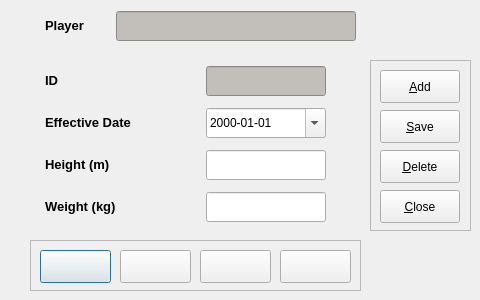
<?xml version="1.0" encoding="UTF-8"?>
<ui version="4.0">
 <class>PlayerHistoryDlg</class>
 <widget class="QDialog" name="PlayerHistoryDlg">
  <property name="geometry">
   <rect>
    <x>0</x>
    <y>0</y>
    <width>480</width>
    <height>300</height>
   </rect>
  </property>
  <property name="minimumSize">
   <size>
    <width>480</width>
    <height>300</height>
   </size>
  </property>
  <property name="maximumSize">
   <size>
    <width>480</width>
    <height>300</height>
   </size>
  </property>
  <property name="windowTitle">
   <string>Height/Weight History</string>
  </property>
  <widget class="QFrame" name="frame_2">
   <property name="geometry">
    <rect>
     <x>30</x>
     <y>240</y>
     <width>331</width>
     <height>51</height>
    </rect>
   </property>
   <property name="frameShape">
    <enum>QFrame::StyledPanel</enum>
   </property>
   <property name="frameShadow">
    <enum>QFrame::Raised</enum>
   </property>
   <widget class="QPushButton" name="firstEntry">
    <property name="geometry">
     <rect>
      <x>10</x>
      <y>10</y>
      <width>71</width>
      <height>33</height>
     </rect>
    </property>
    <property name="minimumSize">
     <size>
      <width>71</width>
      <height>33</height>
     </size>
    </property>
    <property name="maximumSize">
     <size>
      <width>71</width>
      <height>33</height>
     </size>
    </property>
    <property name="toolTip">
     <string>First Entry</string>
    </property>
    <property name="text">
     <string/>
    </property>
    <property name="icon">
     <iconset resource="fmrd_resources.qrc">
      <normaloff>:/images/first.png</normaloff>:/images/first.png</iconset>
    </property>
    <property name="iconSize">
     <size>
      <width>16</width>
      <height>16</height>
     </size>
    </property>
   </widget>
   <widget class="QPushButton" name="prevEntry">
    <property name="geometry">
     <rect>
      <x>90</x>
      <y>10</y>
      <width>71</width>
      <height>33</height>
     </rect>
    </property>
    <property name="minimumSize">
     <size>
      <width>71</width>
      <height>33</height>
     </size>
    </property>
    <property name="maximumSize">
     <size>
      <width>71</width>
      <height>33</height>
     </size>
    </property>
    <property name="toolTip">
     <string>Previous Entry</string>
    </property>
    <property name="text">
     <string/>
    </property>
    <property name="icon">
     <iconset resource="fmrd_resources.qrc">
      <normaloff>:/images/prev.png</normaloff>:/images/prev.png</iconset>
    </property>
   </widget>
   <widget class="QPushButton" name="nextEntry">
    <property name="geometry">
     <rect>
      <x>170</x>
      <y>10</y>
      <width>71</width>
      <height>33</height>
     </rect>
    </property>
    <property name="minimumSize">
     <size>
      <width>71</width>
      <height>33</height>
     </size>
    </property>
    <property name="maximumSize">
     <size>
      <width>71</width>
      <height>33</height>
     </size>
    </property>
    <property name="toolTip">
     <string>Next Entry</string>
    </property>
    <property name="text">
     <string/>
    </property>
    <property name="icon">
     <iconset resource="fmrd_resources.qrc">
      <normaloff>:/images/next.png</normaloff>:/images/next.png</iconset>
    </property>
   </widget>
   <widget class="QPushButton" name="lastEntry">
    <property name="geometry">
     <rect>
      <x>250</x>
      <y>10</y>
      <width>71</width>
      <height>33</height>
     </rect>
    </property>
    <property name="minimumSize">
     <size>
      <width>71</width>
      <height>33</height>
     </size>
    </property>
    <property name="maximumSize">
     <size>
      <width>71</width>
      <height>33</height>
     </size>
    </property>
    <property name="toolTip">
     <string>Last Entry</string>
    </property>
    <property name="text">
     <string/>
    </property>
    <property name="icon">
     <iconset resource="fmrd_resources.qrc">
      <normaloff>:/images/last.png</normaloff>:/images/last.png</iconset>
    </property>
   </widget>
  </widget>
  <widget class="QFrame" name="frame">
   <property name="geometry">
    <rect>
     <x>370</x>
     <y>60</y>
     <width>101</width>
     <height>171</height>
    </rect>
   </property>
   <property name="frameShape">
    <enum>QFrame::StyledPanel</enum>
   </property>
   <property name="frameShadow">
    <enum>QFrame::Raised</enum>
   </property>
   <widget class="QPushButton" name="closeButton">
    <property name="geometry">
     <rect>
      <x>10</x>
      <y>130</y>
      <width>80</width>
      <height>33</height>
     </rect>
    </property>
    <property name="minimumSize">
     <size>
      <width>80</width>
      <height>33</height>
     </size>
    </property>
    <property name="maximumSize">
     <size>
      <width>80</width>
      <height>33</height>
     </size>
    </property>
    <property name="toolTip">
     <string>Close Window</string>
    </property>
    <property name="text">
     <string>&amp;Close</string>
    </property>
    <property name="icon">
     <iconset resource="fmrd_resources.qrc">
      <normaloff>:/images/quit.png</normaloff>:/images/quit.png</iconset>
    </property>
   </widget>
   <widget class="QPushButton" name="saveEntry">
    <property name="geometry">
     <rect>
      <x>10</x>
      <y>50</y>
      <width>80</width>
      <height>33</height>
     </rect>
    </property>
    <property name="minimumSize">
     <size>
      <width>80</width>
      <height>33</height>
     </size>
    </property>
    <property name="maximumSize">
     <size>
      <width>80</width>
      <height>33</height>
     </size>
    </property>
    <property name="toolTip">
     <string>Save Entry</string>
    </property>
    <property name="text">
     <string>&amp;Save</string>
    </property>
    <property name="icon">
     <iconset resource="fmrd_resources.qrc">
      <normaloff>:/images/save.png</normaloff>:/images/save.png</iconset>
    </property>
   </widget>
   <widget class="QPushButton" name="deleteEntry">
    <property name="geometry">
     <rect>
      <x>10</x>
      <y>90</y>
      <width>80</width>
      <height>33</height>
     </rect>
    </property>
    <property name="minimumSize">
     <size>
      <width>80</width>
      <height>33</height>
     </size>
    </property>
    <property name="maximumSize">
     <size>
      <width>80</width>
      <height>33</height>
     </size>
    </property>
    <property name="toolTip">
     <string>Delete Entry</string>
    </property>
    <property name="text">
     <string>&amp;Delete</string>
    </property>
    <property name="icon">
     <iconset resource="fmrd_resources.qrc">
      <normaloff>:/images/delete.png</normaloff>:/images/delete.png</iconset>
    </property>
   </widget>
   <widget class="QPushButton" name="addEntry">
    <property name="geometry">
     <rect>
      <x>10</x>
      <y>10</y>
      <width>80</width>
      <height>33</height>
     </rect>
    </property>
    <property name="minimumSize">
     <size>
      <width>80</width>
      <height>33</height>
     </size>
    </property>
    <property name="maximumSize">
     <size>
      <width>80</width>
      <height>33</height>
     </size>
    </property>
    <property name="toolTip">
     <string>Add Entry</string>
    </property>
    <property name="text">
     <string>&amp;Add</string>
    </property>
    <property name="icon">
     <iconset resource="fmrd_resources.qrc">
      <normaloff>:/images/add.png</normaloff>:/images/add.png</iconset>
    </property>
   </widget>
  </widget>
  <widget class="QWidget" name="layoutWidget">
   <property name="geometry">
    <rect>
     <x>40</x>
     <y>1</y>
     <width>321</width>
     <height>51</height>
    </rect>
   </property>
   <layout class="QHBoxLayout" name="horizontalLayout">
    <item>
     <widget class="QLabel" name="label">
      <property name="minimumSize">
       <size>
        <width>60</width>
        <height>30</height>
       </size>
      </property>
      <property name="maximumSize">
       <size>
        <width>60</width>
        <height>30</height>
       </size>
      </property>
      <property name="text">
       <string>&lt;!DOCTYPE HTML PUBLIC &quot;-//W3C//DTD HTML 4.0//EN&quot; &quot;http://www.w3.org/TR/REC-html40/strict.dtd&quot;&gt;
&lt;html&gt;&lt;head&gt;&lt;meta name=&quot;qrichtext&quot; content=&quot;1&quot; /&gt;&lt;style type=&quot;text/css&quot;&gt;
p, li { white-space: pre-wrap; }
&lt;/style&gt;&lt;/head&gt;&lt;body style=&quot; font-family:'Sans'; font-size:10pt; font-weight:400; font-style:normal;&quot;&gt;
&lt;p style=&quot; margin-top:0px; margin-bottom:0px; margin-left:0px; margin-right:0px; -qt-block-indent:0; text-indent:0px;&quot;&gt;&lt;span style=&quot; font-weight:600;&quot;&gt;Player&lt;/span&gt;&lt;/p&gt;&lt;/body&gt;&lt;/html&gt;</string>
      </property>
     </widget>
    </item>
    <item>
     <widget class="QLineEdit" name="player_display">
      <property name="minimumSize">
       <size>
        <width>240</width>
        <height>30</height>
       </size>
      </property>
      <property name="maximumSize">
       <size>
        <width>240</width>
        <height>30</height>
       </size>
      </property>
      <property name="palette">
       <palette>
        <active>
         <colorrole role="Button">
          <brush brushstyle="SolidPattern">
           <color alpha="255">
            <red>194</red>
            <green>190</green>
            <blue>186</blue>
           </color>
          </brush>
         </colorrole>
         <colorrole role="Base">
          <brush brushstyle="SolidPattern">
           <color alpha="255">
            <red>194</red>
            <green>190</green>
            <blue>186</blue>
           </color>
          </brush>
         </colorrole>
         <colorrole role="Window">
          <brush brushstyle="SolidPattern">
           <color alpha="255">
            <red>194</red>
            <green>190</green>
            <blue>186</blue>
           </color>
          </brush>
         </colorrole>
        </active>
        <inactive>
         <colorrole role="Button">
          <brush brushstyle="SolidPattern">
           <color alpha="255">
            <red>194</red>
            <green>190</green>
            <blue>186</blue>
           </color>
          </brush>
         </colorrole>
         <colorrole role="Base">
          <brush brushstyle="SolidPattern">
           <color alpha="255">
            <red>194</red>
            <green>190</green>
            <blue>186</blue>
           </color>
          </brush>
         </colorrole>
         <colorrole role="Window">
          <brush brushstyle="SolidPattern">
           <color alpha="255">
            <red>194</red>
            <green>190</green>
            <blue>186</blue>
           </color>
          </brush>
         </colorrole>
        </inactive>
        <disabled>
         <colorrole role="Button">
          <brush brushstyle="SolidPattern">
           <color alpha="255">
            <red>194</red>
            <green>190</green>
            <blue>186</blue>
           </color>
          </brush>
         </colorrole>
         <colorrole role="Base">
          <brush brushstyle="SolidPattern">
           <color alpha="255">
            <red>194</red>
            <green>190</green>
            <blue>186</blue>
           </color>
          </brush>
         </colorrole>
         <colorrole role="Window">
          <brush brushstyle="SolidPattern">
           <color alpha="255">
            <red>194</red>
            <green>190</green>
            <blue>186</blue>
           </color>
          </brush>
         </colorrole>
        </disabled>
       </palette>
      </property>
      <property name="toolTip">
       <string>Player</string>
      </property>
      <property name="readOnly">
       <bool>true</bool>
      </property>
     </widget>
    </item>
   </layout>
  </widget>
  <widget class="QWidget" name="layoutWidget">
   <property name="geometry">
    <rect>
     <x>10</x>
     <y>60</y>
     <width>351</width>
     <height>171</height>
    </rect>
   </property>
   <layout class="QGridLayout" name="gridLayout">
    <item row="0" column="0">
     <widget class="QLabel" name="label_5">
      <property name="minimumSize">
       <size>
        <width>120</width>
        <height>30</height>
       </size>
      </property>
      <property name="maximumSize">
       <size>
        <width>120</width>
        <height>30</height>
       </size>
      </property>
      <property name="text">
       <string>&lt;!DOCTYPE HTML PUBLIC &quot;-//W3C//DTD HTML 4.0//EN&quot; &quot;http://www.w3.org/TR/REC-html40/strict.dtd&quot;&gt;
&lt;html&gt;&lt;head&gt;&lt;meta name=&quot;qrichtext&quot; content=&quot;1&quot; /&gt;&lt;style type=&quot;text/css&quot;&gt;
p, li { white-space: pre-wrap; }
&lt;/style&gt;&lt;/head&gt;&lt;body style=&quot; font-family:'Sans'; font-size:10pt; font-weight:400; font-style:normal;&quot;&gt;
&lt;p style=&quot; margin-top:0px; margin-bottom:0px; margin-left:0px; margin-right:0px; -qt-block-indent:0; text-indent:0px;&quot;&gt;&lt;span style=&quot; font-weight:600;&quot;&gt;ID&lt;/span&gt;&lt;/p&gt;&lt;/body&gt;&lt;/html&gt;</string>
      </property>
     </widget>
    </item>
    <item row="0" column="1">
     <widget class="QLineEdit" name="historyID_display">
      <property name="minimumSize">
       <size>
        <width>120</width>
        <height>30</height>
       </size>
      </property>
      <property name="maximumSize">
       <size>
        <width>120</width>
        <height>30</height>
       </size>
      </property>
      <property name="styleSheet">
       <string notr="true">background-color: rgb(194, 190, 186);</string>
      </property>
      <property name="readOnly">
       <bool>true</bool>
      </property>
     </widget>
    </item>
    <item row="1" column="0">
     <widget class="QLabel" name="label_2">
      <property name="minimumSize">
       <size>
        <width>120</width>
        <height>30</height>
       </size>
      </property>
      <property name="maximumSize">
       <size>
        <width>120</width>
        <height>30</height>
       </size>
      </property>
      <property name="text">
       <string>&lt;!DOCTYPE HTML PUBLIC &quot;-//W3C//DTD HTML 4.0//EN&quot; &quot;http://www.w3.org/TR/REC-html40/strict.dtd&quot;&gt;
&lt;html&gt;&lt;head&gt;&lt;meta name=&quot;qrichtext&quot; content=&quot;1&quot; /&gt;&lt;style type=&quot;text/css&quot;&gt;
p, li { white-space: pre-wrap; }
&lt;/style&gt;&lt;/head&gt;&lt;body style=&quot; font-family:'Sans'; font-size:10pt; font-weight:400; font-style:normal;&quot;&gt;
&lt;p style=&quot; margin-top:0px; margin-bottom:0px; margin-left:0px; margin-right:0px; -qt-block-indent:0; text-indent:0px;&quot;&gt;&lt;span style=&quot; font-weight:600;&quot;&gt;Effective Date&lt;/span&gt;&lt;/p&gt;&lt;/body&gt;&lt;/html&gt;</string>
      </property>
     </widget>
    </item>
    <item row="1" column="1">
     <widget class="QDateEdit" name="plyrDateEdit">
      <property name="minimumSize">
       <size>
        <width>120</width>
        <height>30</height>
       </size>
      </property>
      <property name="maximumSize">
       <size>
        <width>120</width>
        <height>30</height>
       </size>
      </property>
      <property name="toolTip">
       <string>Effective data of player data</string>
      </property>
      <property name="maximumDate">
       <date>
        <year>7999</year>
        <month>12</month>
        <day>31</day>
       </date>
      </property>
      <property name="displayFormat">
       <string>yyyy-MM-dd</string>
      </property>
      <property name="calendarPopup">
       <bool>true</bool>
      </property>
     </widget>
    </item>
    <item row="2" column="0">
     <widget class="QLabel" name="label_3">
      <property name="minimumSize">
       <size>
        <width>120</width>
        <height>30</height>
       </size>
      </property>
      <property name="maximumSize">
       <size>
        <width>120</width>
        <height>30</height>
       </size>
      </property>
      <property name="text">
       <string>&lt;!DOCTYPE HTML PUBLIC &quot;-//W3C//DTD HTML 4.0//EN&quot; &quot;http://www.w3.org/TR/REC-html40/strict.dtd&quot;&gt;
&lt;html&gt;&lt;head&gt;&lt;meta name=&quot;qrichtext&quot; content=&quot;1&quot; /&gt;&lt;style type=&quot;text/css&quot;&gt;
p, li { white-space: pre-wrap; }
&lt;/style&gt;&lt;/head&gt;&lt;body style=&quot; font-family:'Sans'; font-size:10pt; font-weight:400; font-style:normal;&quot;&gt;
&lt;p style=&quot; margin-top:0px; margin-bottom:0px; margin-left:0px; margin-right:0px; -qt-block-indent:0; text-indent:0px;&quot;&gt;&lt;span style=&quot; font-weight:600;&quot;&gt;Height (m)&lt;/span&gt;&lt;/p&gt;&lt;/body&gt;&lt;/html&gt;</string>
      </property>
     </widget>
    </item>
    <item row="2" column="1">
     <widget class="QLineEdit" name="plyrHeightEdit">
      <property name="minimumSize">
       <size>
        <width>120</width>
        <height>30</height>
       </size>
      </property>
      <property name="maximumSize">
       <size>
        <width>120</width>
        <height>30</height>
       </size>
      </property>
      <property name="toolTip">
       <string>Player height (m)</string>
      </property>
     </widget>
    </item>
    <item row="3" column="0">
     <widget class="QLabel" name="label_4">
      <property name="minimumSize">
       <size>
        <width>120</width>
        <height>30</height>
       </size>
      </property>
      <property name="maximumSize">
       <size>
        <width>120</width>
        <height>30</height>
       </size>
      </property>
      <property name="text">
       <string>&lt;!DOCTYPE HTML PUBLIC &quot;-//W3C//DTD HTML 4.0//EN&quot; &quot;http://www.w3.org/TR/REC-html40/strict.dtd&quot;&gt;
&lt;html&gt;&lt;head&gt;&lt;meta name=&quot;qrichtext&quot; content=&quot;1&quot; /&gt;&lt;style type=&quot;text/css&quot;&gt;
p, li { white-space: pre-wrap; }
&lt;/style&gt;&lt;/head&gt;&lt;body style=&quot; font-family:'Sans'; font-size:10pt; font-weight:400; font-style:normal;&quot;&gt;
&lt;p style=&quot; margin-top:0px; margin-bottom:0px; margin-left:0px; margin-right:0px; -qt-block-indent:0; text-indent:0px;&quot;&gt;&lt;span style=&quot; font-weight:600;&quot;&gt;Weight (kg)&lt;/span&gt;&lt;/p&gt;&lt;/body&gt;&lt;/html&gt;</string>
      </property>
     </widget>
    </item>
    <item row="3" column="1">
     <widget class="QLineEdit" name="plyrWeightEdit">
      <property name="minimumSize">
       <size>
        <width>120</width>
        <height>30</height>
       </size>
      </property>
      <property name="maximumSize">
       <size>
        <width>120</width>
        <height>30</height>
       </size>
      </property>
      <property name="toolTip">
       <string>Player weight (kg)</string>
      </property>
     </widget>
    </item>
   </layout>
  </widget>
 </widget>
 <resources>
  <include location="fmrd_resources.qrc"/>
 </resources>
 <connections/>
</ui>
